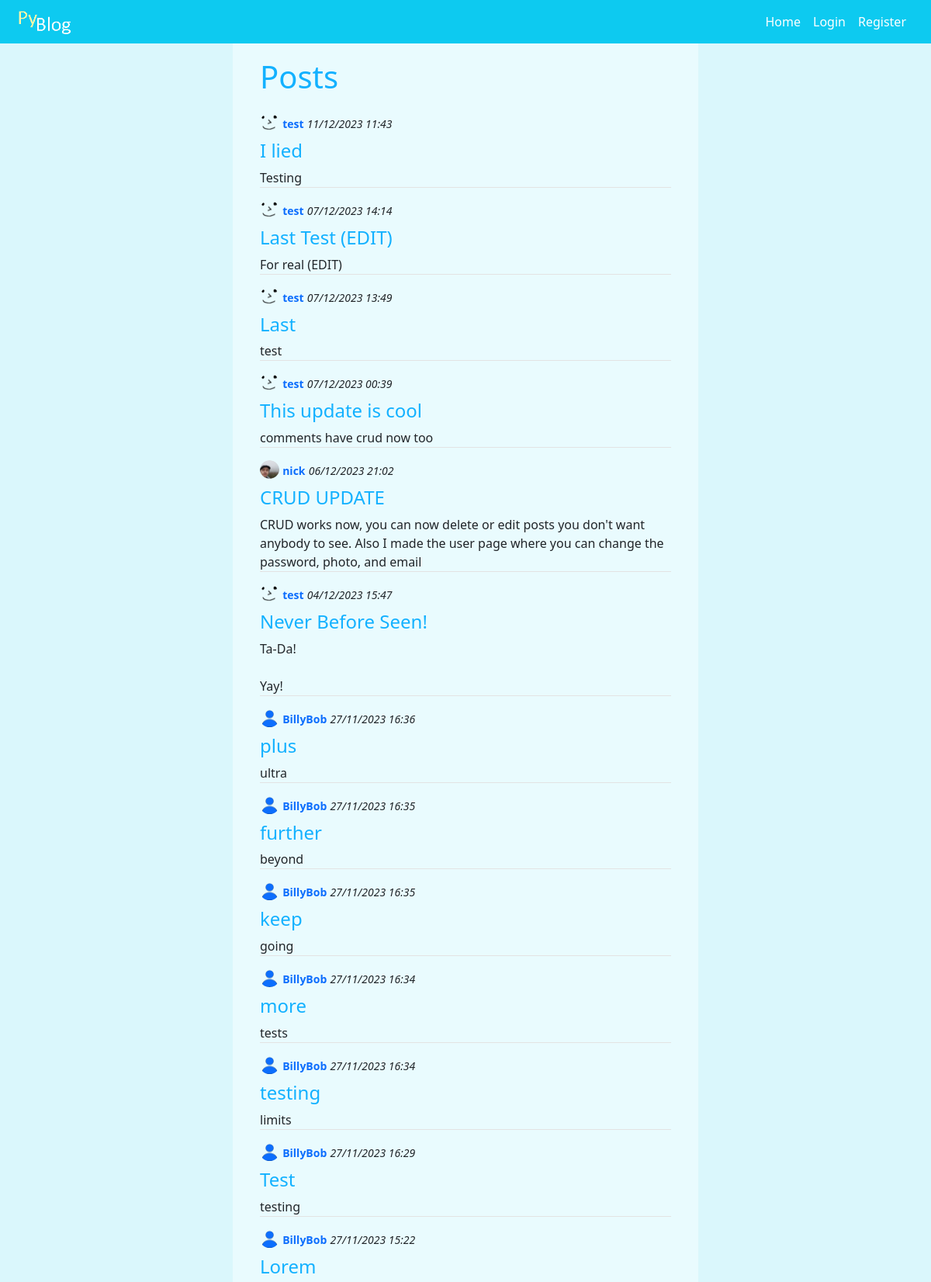
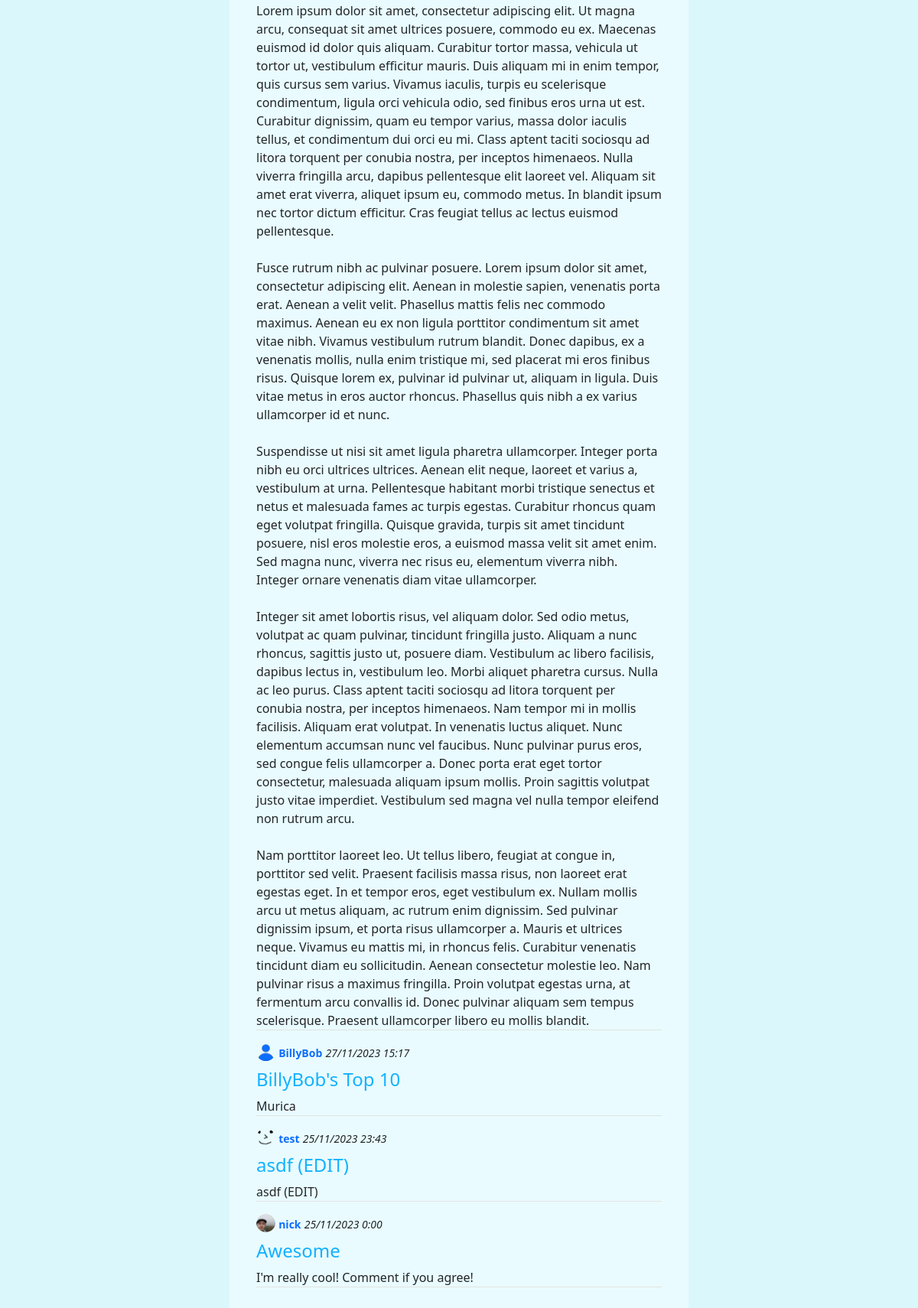
The page /home on the database its author committed (2 pictures, top to bottom).
### tables this page shows
CREATE TABLE "posts" (
	"post_id"	INTEGER,
	"title"	TEXT,
	"content"	TEXT,
	"user"	TEXT,
	"date"	TEXT,
	PRIMARY KEY("post_id")
);

### routes.py (the view)
@app.route('/')
@app.route('/home')
def home():
    c = get_db_conn().cursor()
    c.execute("SELECT * FROM posts")
    posts = list(c.fetchall())
    posts.reverse()
    posts = construct_posts(posts)
    return render_template('home.html', posts=posts)

### main.py (called while the page is built)
def get_db_conn():
    conn = sqlite3.connect(databasePath)
    return conn

### post_manager.py (called while the page is built)
def construct_posts(post_list):
    new_list = []
    for post in post_list:
        current_post = Post(post[0],post[1],post[2],post[3],post[4])
        new_list.append(current_post)
    return new_list

### templates/home.html (shortened to what this page needs)
{% extends "base.html" %}
{% block body %}  <div class="hori-center">
      <h1 class="page-title">Posts</h1>
        {% if posts != None %}
            {% for post in posts %}
              <article class="media content-section">
                <div class="media-body">
                  <div class="post-metadata">
                    <img class="rounded-circle post-metadata" src="{{ url_for('static', filename='profile_pictures/' + post.user + '.png') }}" height="25" width="25">
                    <small class="mr-2 fw-bold text-primary">{{ post.user }}</small>
                    <small class="content-section fst-italic">{{ post.date[:-3] }}</small>
                  </div>
                  {% if posts.title != None %}
                    <h4><a class="post-title" href="{{ url_for('post', post_id=post.id, post_title=post.title) }}">{{ post.title }}</a></h4>
                  {% endif %}
                  <p class="post-content">{{ post.content }}</p>
                </div>
              </article>
            {% endfor %}
        {% else %}
          <p class="text-center">No Posts Found</p>
        {% endif %}
{% endblock %}

### templates/base.html (shortened to what this page needs)
<!DOCTYPE html>
<html lang="en">
<head>
    <link href="{{ url_for('static', filename='bootstrap.css') }}" rel="stylesheet" />
    <link rel="stylesheet" href="{{ url_for('static', filename='custom-styles.css') }}">
</head>
<body  class="bg-info" style="--bs-bg-opacity: .15;">
    <nav class="navbar fixed-top navbar-expand-lg navbar-dark bg-info navbar-fixed-top">
        <div class="px-4">
            <a class="navbar-brand" href="{{ url_for('home') }}"><img src="{{ url_for('static', filename='logo.png') }}" height="30">
            </a>
        </div>
        <div class="collapse navbar-collapse" id="navbarSupportedContent">
            <ul class="navbar-nav ms-auto mb-2 mb-lg-0 px-4">
                <li class="nav-item active">
                    <a class="nav-link text-white" href="{{ url_for('home') }}">Home</a>
                </li>
                {% if current_user.is_authenticated %}
                    <li class="nav-item">
                        <a class="nav-link text-white" href="{{ url_for('create_post') }}">New Post</a>
                    </li>
                    <li class="nav-item">
                        <a class="nav-link text-white" href="{{ url_for('logout') }}">Logout</a>
                    </li>
                    <li class="nav-item">
                        <a class="nav-link text-white" href="{{ url_for('user', user_id = current_user.get_id()) }}"><img class="rounded-circle post-metadata" src="{{ url_for('static', filename='profile_pictures/' + current_user.username + '.png') }}" height="30" width="30"></a>
                    </li>
                {% else %}
                    <li class="nav-item">
                        <a class="nav-link text-white" href="{{ url_for('login') }}">Login</a>
                    </li>
                    <li class="nav-item">
                        <a class="nav-link text-white" href="{{ url_for('register') }}">Register</a>
                    </li>
                {% endif %}
            </ul>
        </div>
    </nav>
    {% block body %}{% endblock %}
</body>
</html>

### static/custom-styles.css (style rules this page uses)
.hori-center { margin: auto; width: 50%; padding: 75px 35px 15px; background-color: rgba(255, 255, 255, 0.4); }
.page-title { color: #13B1FF; padding-bottom: 15px; }
.post-title { color: #13B1FF; text-decoration: none; }
.post-metadata { padding-bottom: 1px; margin-bottom: 4px; }
.post-content { white-space: pre-line; border-bottom: 1px solid #e3e3e3; }

### rows shown on the page
posts: user (picture), user "test", date "11/12/2023 11:43", title "I lied", content "Testing"
posts: user (picture), user "test", date "07/12/2023 14:14", title "Last Test (EDIT)", content "For real (EDIT)"
posts: user (picture), user "test", date "07/12/2023 13:49", title "Last", content "test"
posts: user (picture), user "test", date "07/12/2023 00:39", title "This update is cool", content "comments have crud now too"
posts: user (picture), user "nick", date "06/12/2023 21:02", title "CRUD UPDATE", content "CRUD works now, you can now delete or edit posts you don't want anybody to see. Also I made the user page where you can change the password, photo, and email"
posts: user (picture), user "test", date "04/12/2023 15:47", title "Never Before Seen!", content "Ta-Da! Yay!"
posts: user (picture), user "BillyBob", date "27/11/2023 16:36", title "plus", content "ultra"
posts: user (picture), user "BillyBob", date "27/11/2023 16:35", title "further", content "beyond"
posts: user (picture), user "BillyBob", date "27/11/2023 16:35", title "keep", content "going"
posts: user (picture), user "BillyBob", date "27/11/2023 16:34", title "more", content "tests"
posts: user (picture), user "BillyBob", date "27/11/2023 16:34", title "testing", content "limits"
posts: user (picture), user "BillyBob", date "27/11/2023 16:29", title "Test", content "testing"
posts: user (picture), user "BillyBob", date "27/11/2023 15:22", title "Lorem", content "Lorem ipsum dolor sit amet, consectetur adipiscing elit. Ut magna arcu, consequat sit amet ultrices posuere, commodo eu ex. Maecenas euismod id dolor quis aliquam. Curabitur tortor massa, vehicula ut tortor ut, vestibulum efficitur mauris. Duis aliquam mi in enim tempor, quis cursus sem varius. Vivamus iaculis, turpis eu scelerisque condimentum, ligula orci vehicula odio, sed finibus eros urna ut est. Curabitur dignissim, quam eu tempor varius, massa dolor iaculis tellus, et condimentum dui orci eu mi. Class aptent taciti sociosqu ad litora torquent per conubia nostra, per inceptos himenaeos. Nulla viverra fringilla arcu, dapibus pellentesque elit laoreet vel. Aliquam sit amet erat viverra,…"
posts: user (picture), user "BillyBob", date "27/11/2023 15:17", title "BillyBob's Top 10", content "Murica"
posts: user (picture), user "test", date "25/11/2023 23:43", title "asdf (EDIT)", content "asdf (EDIT)"
posts: user (picture), user "nick", date "25/11/2023 0:00", title "Awesome", content "I'm really cool! Comment if you agree!"
